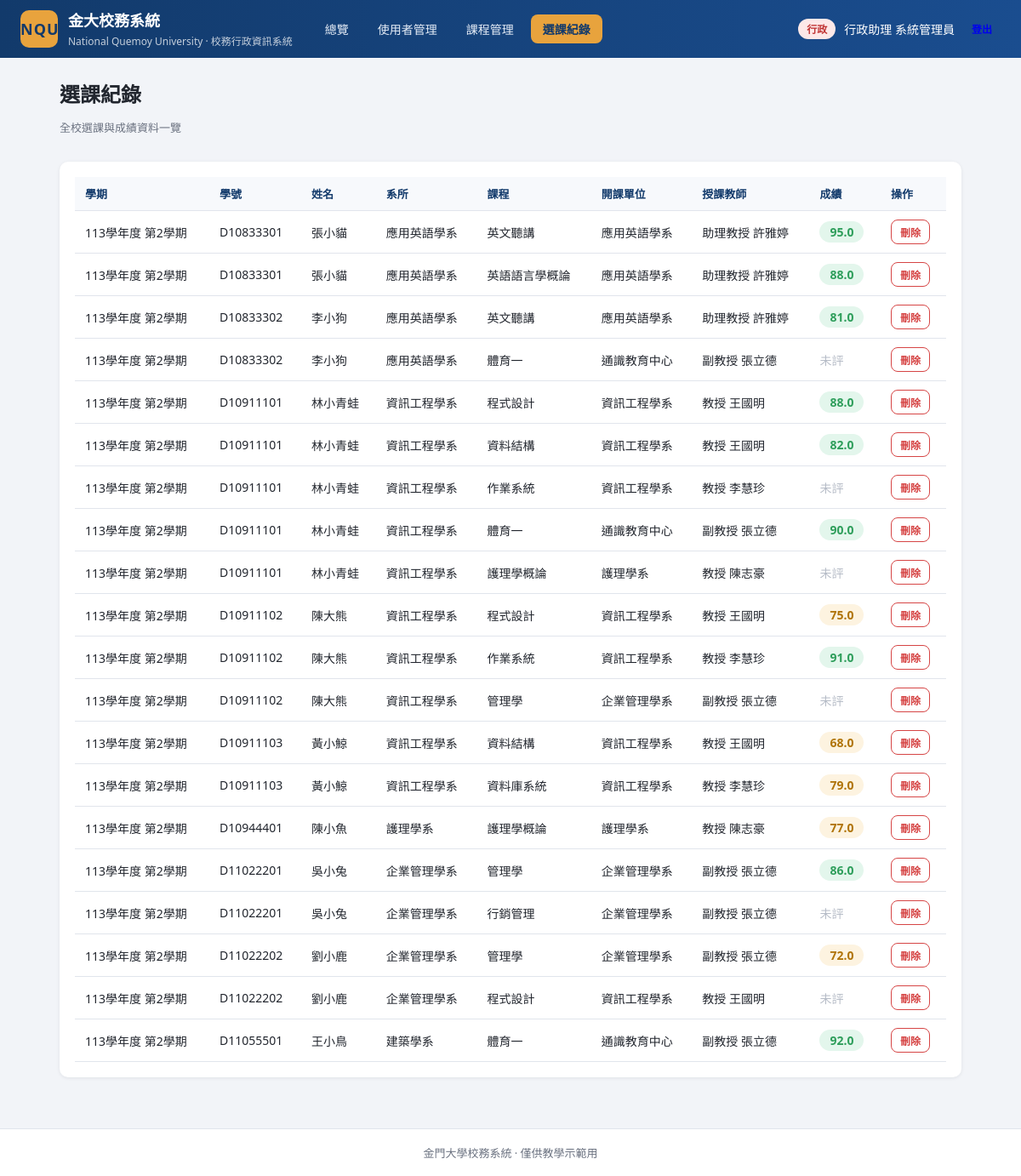
The app's page /admin/enrollments (signed in) with its own data.
### tables this page shows
CREATE TABLE users (
        user_id    TEXT PRIMARY KEY,
        password   TEXT NOT NULL,
        name       TEXT NOT NULL,
        role       TEXT NOT NULL CHECK (role IN ('student','teacher','admin')),
        department TEXT
    );

CREATE TABLE enrollments (
        id         INTEGER PRIMARY KEY AUTOINCREMENT,
        student_id TEXT,
        course_id  TEXT,
        semester   TEXT,
        grade      REAL,
        UNIQUE (student_id, course_id, semester),
        FOREIGN KEY (student_id) REFERENCES users(user_id),
        FOREIGN KEY (course_id)  REFERENCES courses(course_id)
    );

CREATE TABLE courses (
        course_id  TEXT PRIMARY KEY,
        name       TEXT NOT NULL,
        department TEXT,
        credits    INTEGER DEFAULT 0,
        capacity   INTEGER DEFAULT 60,
        teacher_id TEXT,
        weekday    INTEGER DEFAULT 1,
        period     INTEGER DEFAULT 1,
        location   TEXT,
        UNIQUE (course_id, teacher_id),
        FOREIGN KEY (teacher_id) REFERENCES users(user_id)
    );

### app.py (the view)
@app.route("/admin/enrollments")
@role_required("admin")
def admin_enrollments():
    db = get_db()
    enrollments = db.execute(
        """SELECT e.id, e.semester, e.grade,
                  s.user_id AS student_id, s.name AS student_name, s.department AS stu_department,
                  c.course_id, c.name AS course_name, c.department, u.name AS teacher_name
           FROM enrollments e
           JOIN users s ON s.user_id = e.student_id
           JOIN courses c ON c.course_id = e.course_id
           JOIN users u ON u.user_id = c.teacher_id
           ORDER BY e.semester DESC, s.user_id""",
    ).fetchall()
    return render_template(
        "admin/enrollments.html",
        user=user_of(db, session["user_id"]),
        enrollments=enrollments,
    )

### app.py (called while the page is built)
def get_db():
    if "db" not in g:
        g.db = sqlite3.connect(DB_PATH)
        g.db.row_factory = sqlite3.Row
        g.db.execute("PRAGMA foreign_keys = ON")
    return g.db

def role_required(*roles):
    def decorator(f):
        @wraps(f)
        def wrapper(*args, **kwargs):
            if "user_id" not in session:
                flash("請先登入", "warning")
                return redirect(url_for("login"))
            if session.get("role") not in roles:
                flash("沒有權限存取此頁面", "error")
                return redirect(url_for("index"))
            return f(*args, **kwargs)
        return wrapper
    return decorator

def user_of(db, uid):
    return db.execute("SELECT * FROM users WHERE user_id = ?", (uid,)).fetchone()

### templates/admin/enrollments.html (shortened to what this page needs)
{% extends "base.html" %}
{% block content %}
<div class="page-head">
  <div><h2>選課紀錄</h2><p class="muted">全校選課與成績資料一覽</p></div>
</div>
<div class="card">
  <table class="table">
    <thead>
      <tr><th>學期</th><th>學號</th><th>姓名</th><th>系所</th><th>課程</th><th>開課單位</th><th>授課教師</th><th>成績</th><th>操作</th></tr>
    </thead>
    <tbody>
    {% for e in enrollments %}
      <tr>
        <td>{{ e.semester }}</td>
        <td>{{ e.student_id }}</td>
        <td>{{ e.student_name }}</td>
        <td>{{ e.stu_department }}</td>
        <td>{{ e.course_name }}</td>
        <td>{{ e.department }}</td>
        <td>{{ e.teacher_name }}</td>
        <td>
          {% if e.grade is not none %}
            <span class="grade-chip {{ 'high' if e.grade >= 80 else ('mid' if e.grade >= 60 else 'low') }}">{{ e.grade }}</span>
          {% else %}<span class="empty">未評</span>{% endif %}
        </td>
        <td>
          <form class="inline" method="post"
                action="{{ url_for('admin_delete_enrollment', eid=e.id) }}"
                onsubmit="return confirm('確定刪除此選課紀錄？');">
            <button class="btn btn-sm btn-danger-outline">刪除</button>
          </form>
        </td>
      </tr>
    {% else %}
      <tr><td colspan="9" class="empty">目前沒有選課紀錄</td></tr>
    {% endfor %}
    </tbody>
  </table>
</div>
{% endblock %}

### templates/base.html (shortened to what this page needs)
<!DOCTYPE html>
<html lang="zh-Hant">
<head>
  <link rel="stylesheet" href="{{ url_for('static', filename='css/style.css') }}">
</head>
<body>
{% if session.get('user_id') %}
<header class="topbar">
  <div class="brand">
    <span class="logo">NQU</span>
    <div>
      <h1>金大校務系統</h1>
      <small>National Quemoy University · 校務行政資訊系統</small>
    </div>
  </div>
  <nav class="main-nav">
    {% set role = session.get('role') %}
    {% if role == 'student' %}
      <a href="{{ url_for('student_home') }}" class="{{ 'active' if request.path == '/student' }}">首頁</a>
      <a href="{{ url_for('student_courses') }}" class="{{ 'active' if request.path.startswith('/student/courses') }}">選課系統</a>
      <a href="{{ url_for('student_schedule') }}" class="{{ 'active' if request.path == '/student/schedule' }}">我的課表</a>
      <a href="{{ url_for('student_grades') }}" class="{{ 'active' if request.path == '/student/grades' }}">成績查詢</a>
    {% elif role == 'teacher' %}
      <a href="{{ url_for('teacher_home') }}" class="{{ 'active' if request.path == '/teacher' }}">我的課程</a>
    {% elif role == 'admin' %}
      <a href="{{ url_for('admin_home') }}" class="{{ 'active' if request.path == '/admin' }}">總覽</a>
      <a href="{{ url_for('admin_users') }}" class="{{ 'active' if request.path.startswith('/admin/users') }}">使用者管理</a>
      <a href="{{ url_for('admin_courses') }}" class="{{ 'active' if request.path.startswith('/admin/courses') }}">課程管理</a>
      <a href="{{ url_for('admin_enrollments') }}" class="{{ 'active' if request.path.startswith('/admin/enrollments') }}">選課紀錄</a>
    {% endif %}
  </nav>
  <div class="user-box">
    <span class="role-tag role-{{ role }}">{{ {'student':'學生','teacher':'教師','admin':'行政'}[role] }}</span>
    <span>{{ session.get('name') }}</span>
    <a class="btn btn-sm" href="{{ url_for('logout') }}">登出</a>
  </div>
</header>
{% endif %}
<main class="container">
  {% block content %}{% endblock %}
</main>
<footer class="footer">
  金門大學校務系統 · 僅供教學示範用
</footer>
</body>
</html>

### static/css/style.css (style rules this page uses)
:root { --primary: #1a4d8f; --primary-dark: #123a6b; --accent: #e8a33d; --danger: #d64545; --ok: #2e9e5b; --bg: #f2f4f8; --panel: #ffffff; --text: #22262e; --muted: #6b7280; --border: #e1e5ec; --radius: 10px; --shadow: 0 1px 4px rgba(17, 24, 39, 0.08); }
* { box-sizing: border-box; }
body { margin: 0; font-family: "Segoe UI", "Microsoft JhengHei", "PingFang TC", sans-serif; background: var(--bg); color: var(--text); min-height: 100vh; display: flex; flex-direction: column; }
.topbar { background: linear-gradient(90deg, var(--primary-dark), var(--primary)); color: #fff; display: flex; align-items: center; gap: 24px; padding: 10px 24px; flex-wrap: wrap; }
.topbar .brand { display: flex; align-items: center; gap: 12px; }
.topbar .logo { width: 44px; height: 44px; background: var(--accent); color: var(--primary-dark); font-weight: 800; border-radius: 10px; display: grid; place-items: center; font-size: 18px; letter-spacing: 1px; }
.topbar h1 { font-size: 18px; margin: 0; }
.topbar small { opacity: 0.75; font-size: 12px; }
.main-nav { display: flex; gap: 6px; flex-wrap: wrap; }
.main-nav a { color: #e6edf7; text-decoration: none; padding: 7px 14px; border-radius: 8px; font-size: 14px; }
.main-nav a.active { background: var(--accent); color: var(--primary-dark); font-weight: 600; }
.user-box { margin-left: auto; display: flex; align-items: center; gap: 10px; font-size: 14px; }
.container { width: 100%; max-width: 1100px; margin: 24px auto 40px; padding: 0 20px; flex: 1; }
.footer { text-align: center; padding: 18px; color: var(--muted); font-size: 13px; border-top: 1px solid var(--border); background: #fff; }
.page-head { display: flex; justify-content: space-between; align-items: center; margin-bottom: 18px; flex-wrap: wrap; gap: 10px; }
.page-head h2 { margin: 0 0 4px; }
.muted { color: var(--muted); font-size: 13px; }
.card { background: var(--panel); border-radius: var(--radius); box-shadow: var(--shadow); padding: 18px; margin-bottom: 20px; }
.table { width: 100%; border-collapse: collapse; font-size: 14px; }
.table th, .table td { padding: 10px 12px; text-align: left; border-bottom: 1px solid var(--border); vertical-align: middle; }
.table thead th { background: #f7f9fc; color: var(--primary-dark); font-size: 13px; white-space: nowrap; }
.empty { color: #b6bcc7; text-align: center; }
.btn { display: inline-block; border: none; cursor: pointer; border-radius: 8px; padding: 8px 14px; font-size: 13px; font-weight: 600; text-decoration: none; transition: filter 0.15s; }
.btn-sm { padding: 5px 10px; font-size: 12px; }
.btn-danger-outline { background: #fff; color: var(--danger); border: 1px solid var(--danger); }
.inline { display: inline; }
.role-tag { padding: 3px 10px; border-radius: 999px; font-size: 12px; font-weight: 600; }
.role-admin { background: #fde8e8; color: #c03434; }
.grade-chip { display: inline-block; padding: 3px 12px; border-radius: 999px; font-weight: 700; }
.grade-chip.high { background: #e3f6ec; color: var(--ok); }
.grade-chip.mid { background: #fdf3e0; color: #b07408; }

### records on screen
users: get "行政助理 系統管理員"
enrollments: semester "113學年度 第2學期", student_id "D10833301", student_name "張小貓", stu_department "應用英語學系", course_name "英文聽講", department "應用英語學系", teacher_name "助理教授 許雅婷", grade "95.0"
enrollments: semester "113學年度 第2學期", student_id "D10833301", student_name "張小貓", stu_department "應用英語學系", course_name "英語語言學概論", department "應用英語學系", teacher_name "助理教授 許雅婷", grade "88.0"
enrollments: semester "113學年度 第2學期", student_id "D10833302", student_name "李小狗", stu_department "應用英語學系", course_name "英文聽講", department "應用英語學系", teacher_name "助理教授 許雅婷", grade "81.0"
enrollments: semester "113學年度 第2學期", student_id "D10833302", student_name "李小狗", stu_department "應用英語學系", course_name "體育一", department "通識教育中心", teacher_name "副教授 張立德", shows "未評"
enrollments: semester "113學年度 第2學期", student_id "D10911101", student_name "林小青蛙", stu_department "資訊工程學系", course_name "程式設計", department "資訊工程學系", teacher_name "教授 王國明", grade "88.0"
enrollments: semester "113學年度 第2學期", student_id "D10911101", student_name "林小青蛙", stu_department "資訊工程學系", course_name "資料結構", department "資訊工程學系", teacher_name "教授 王國明", grade "82.0"
enrollments: semester "113學年度 第2學期", student_id "D10911101", student_name "林小青蛙", stu_department "資訊工程學系", course_name "作業系統", department "資訊工程學系", teacher_name "教授 李慧珍", shows "未評"
enrollments: semester "113學年度 第2學期", student_id "D10911101", student_name "林小青蛙", stu_department "資訊工程學系", course_name "體育一", department "通識教育中心", teacher_name "副教授 張立德", grade "90.0"
enrollments: semester "113學年度 第2學期", student_id "D10911101", student_name "林小青蛙", stu_department "資訊工程學系", course_name "護理學概論", department "護理學系", teacher_name "教授 陳志豪", shows "未評"
enrollments: semester "113學年度 第2學期", student_id "D10911102", student_name "陳大熊", stu_department "資訊工程學系", course_name "程式設計", department "資訊工程學系", teacher_name "教授 王國明", grade "75.0"
enrollments: semester "113學年度 第2學期", student_id "D10911102", student_name "陳大熊", stu_department "資訊工程學系", course_name "作業系統", department "資訊工程學系", teacher_name "教授 李慧珍", grade "91.0"
enrollments: semester "113學年度 第2學期", student_id "D10911102", student_name "陳大熊", stu_department "資訊工程學系", course_name "管理學", department "企業管理學系", teacher_name "副教授 張立德", shows "未評"
enrollments: semester "113學年度 第2學期", student_id "D10911103", student_name "黃小鯨", stu_department "資訊工程學系", course_name "資料結構", department "資訊工程學系", teacher_name "教授 王國明", grade "68.0"
enrollments: semester "113學年度 第2學期", student_id "D10911103", student_name "黃小鯨", stu_department "資訊工程學系", course_name "資料庫系統", department "資訊工程學系", teacher_name "教授 李慧珍", grade "79.0"
enrollments: semester "113學年度 第2學期", student_id "D10944401", student_name "陳小魚", stu_department "護理學系", course_name "護理學概論", department "護理學系", teacher_name "教授 陳志豪", grade "77.0"
enrollments: semester "113學年度 第2學期", student_id "D11022201", student_name "吳小兔", stu_department "企業管理學系", course_name "管理學", department "企業管理學系", teacher_name "副教授 張立德", grade "86.0"
enrollments: semester "113學年度 第2學期", student_id "D11022201", student_name "吳小兔", stu_department "企業管理學系", course_name "行銷管理", department "企業管理學系", teacher_name "副教授 張立德", shows "未評"
enrollments: semester "113學年度 第2學期", student_id "D11022202", student_name "劉小鹿", stu_department "企業管理學系", course_name "管理學", department "企業管理學系", teacher_name "副教授 張立德", grade "72.0"
enrollments: semester "113學年度 第2學期", student_id "D11022202", student_name "劉小鹿", stu_department "企業管理學系", course_name "程式設計", department "資訊工程學系", teacher_name "教授 王國明", shows "未評"
enrollments: semester "113學年度 第2學期", student_id "D11055501", student_name "王小鳥", stu_department "建築學系", course_name "體育一", department "通識教育中心", teacher_name "副教授 張立德", grade "92.0"

### other values on screen
{{ {'student':'學生','teacher':'教師','admin':'行政'}[role] }} "行政"
